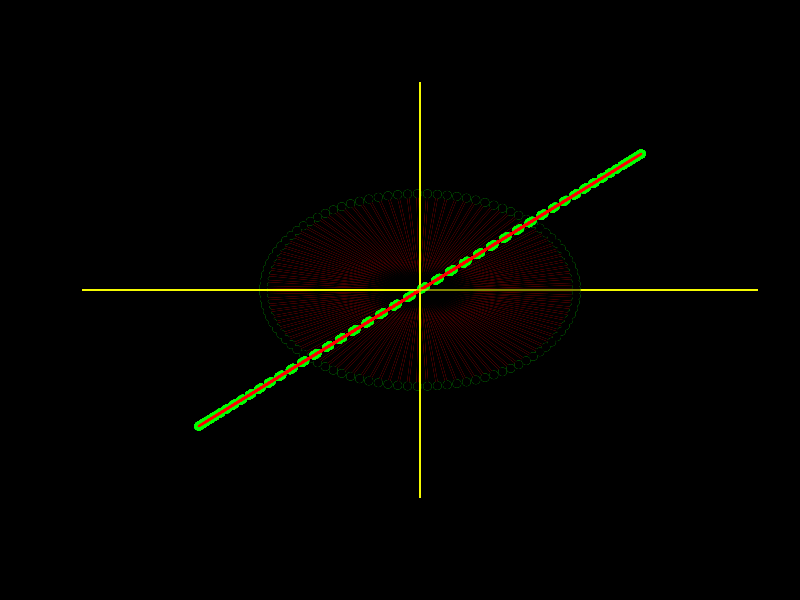

This chart was generated by the following R code:
n <- 100

angles <- seq(0, 2 * pi, length.out = n)

x <- cos(angles)
y <- sin(angles)

par(bg = "black")
plot(NA, NA, xlim = c(-2, 2), ylim = c(-2, 2))

points(x, y, col = "green", pch = 19)
abline(h = 0, col = "#f5fc02")
abline(v = 0, col = "#f5fc02")
segments(0, 0, x, y, col = "red", lwd = 2)

a <- matrix(c(x, y), nrow = 2, byrow = TRUE)

trans <- matrix(c(1, 1, 1, 1), nrow = 2, byrow = TRUE)

b <- trans %*% a

pause <- function(seconds){
  start <- Sys.time()
  while((Sys.time() - start) < seconds){}
}

for (i in 1:100) {
  points(x[i], y[i], col = "black", pch = 19)
  segments(0, 0, x[i], y[i], col = "black", lwd = 2)
  
  points(b[1, i], b[2, i], col = "green", pch = 19)
  points(b[1, 1:i], b[2, 1:i], col = "green", pch = 19)
  
  segments(0, 0, b[1, i], b[2, i], col = "red", lwd = 2)
  segments(0, 0, b[1, 1:i], b[2, 1:i], col = "red", lwd = 2)
  
  abline(h = 0, col = "#f5fc02")
  abline(v = 0, col = "#f5fc02")
  
  pause(0.25)
}
